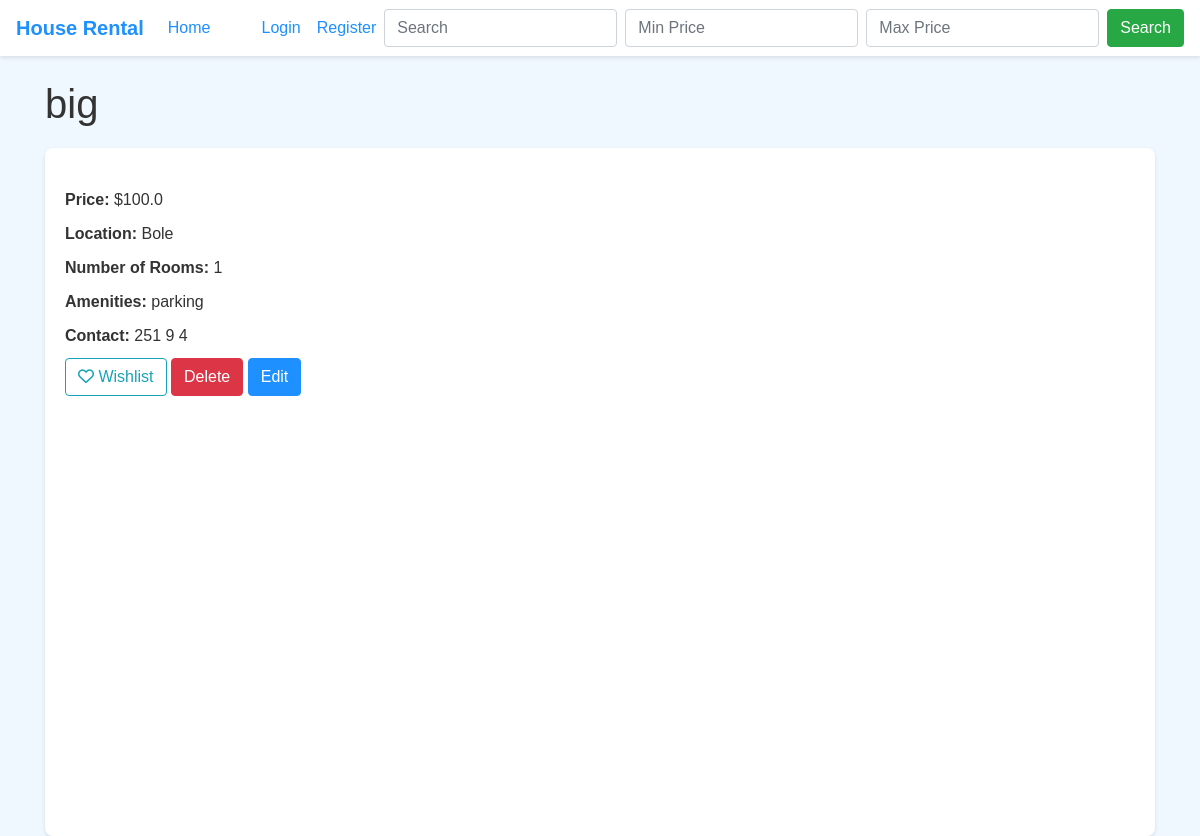
/listing/2, run on the app's committed database.
### app.py (models this page shows)
class HouseListing(db.Model):
    id = db.Column(db.Integer, primary_key=True)
    title = db.Column(db.String(100), nullable=False)
    price = db.Column(db.Float, nullable=False)
    location = db.Column(db.String(100), nullable=False)
    number_of_rooms = db.Column(db.Integer, nullable=False)
    amenities = db.Column(db.String(200))
    user_id = db.Column(db.Integer, db.ForeignKey('user.id'), nullable=False)
    contact = db.Column(db.String(100))
    images = db.relationship('Image', backref='house_listing', lazy=True)
    screenshot = db.relationship('Screenshot', backref='house_listing', lazy=True)
    payDate = db.Column(db.String, nullable=True)

### app.py (the view)
@app.route('/listing/<int:id>')
def listing(id):
    house = HouseListing.query.get_or_404(id)
    return render_template('listing.html', house=house)

### templates/listing.html (shortened to what this page needs)
{% extends 'base.html' %} {% block content %}
<h1>{{ house.title }}</h1>
<div class="house-listing">
  <p><strong>Price:</strong> ${{ house.price }}</p>
  <p><strong>Location:</strong> {{ house.location }}</p>
  <p><strong>Number of Rooms:</strong> {{ house.number_of_rooms }}</p>
  <p><strong>Amenities:</strong> {{ house.amenities }}</p>
  <p><strong>Contact:</strong> {{ house.contact }}</p>
  <a
    href="{{ url_for('add_to_wishlist', listing_id=house.id) }}"
    class="btn btn-outline-info"
    ><i class="far fa-heart"></i> Wishlist</a
  >
  <form
    method="DELETE"
    action="{{ url_for('delete_listing', listing_id=house.id) }}"
    style="display: inline-block"
  >
    <button
      type="submit"
      class="btn btn-danger"
      onclick="return confirm('Are you sure you want to delete this listing?')"
    >
      Delete
    </button>
  </form>
  <a href="{{ url_for('edit_listing', id=house.id) }}" class="btn btn-primary"
    >Edit</a
  >
  <div id="map"></div>
</div>
{% endblock %}

### static/style.css (style rules this page uses)
body { font-family: Arial, sans-serif; background-color: #f0f8ff; color: #333; }
.btn-primary { background-color: #1e90ff; border-color: #1e90ff; }
.house-listing { margin-top: 20px; padding: 20px; background-color: #fff; border-radius: 8px; box-shadow: 0 2px 4px rgba(0, 0, 0, 0.1); }
.house-listing p { margin-bottom: 10px; }
#map { height: 400px; width: 100%; margin-top: 20px; }

### data on the page
HouseListing: title "big", price "100.0", location "Bole", number_of_rooms "1", amenities "parking", contact "251 9 4"
